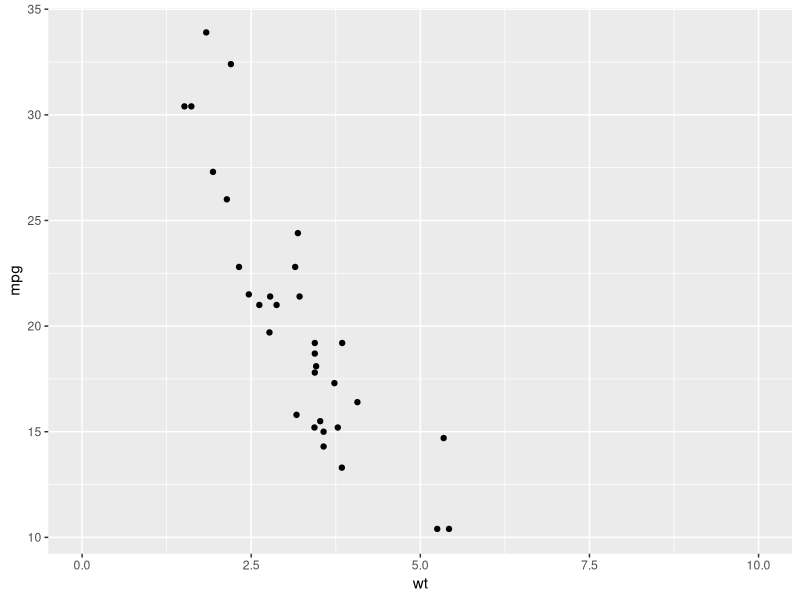

Source code (R): (Note: this script raises an error after producing the figure.)
## ---- chunk 1
#| fig-show: "hide"
library(ggplot2)

# In ggplot, plots are created by chaining a series of function calls
ggplot(mtcars, aes(wt, mpg)) +
  geom_point() +
  scale_x_continuous(limits = c(0, 10))
## ---- chunk 2
# The ggplot2 call creates an immutable object defining the plot schema
plot1 <- ggplot(mtcars, aes(wt, mpg))
names(plot1)
length(plot1$layers)

# Adding components such as geoms returns a new schema object
plot2 <- ggplot(mtcars, aes(wt, mpg)) + geom_point()
names(plot2)
length(plot2$layers)
## ---- chunk 3
cut(1:10, breaks = c(0, 5, 10))
## ---- chunk 4
#| echo: false
#| fig-cap: "While barplot and spineplot represent the same underlying summaries, 
#| each makes it easier to see different aspects of our data. 
#| Barplot (left) makes it easier to compare absolute counts, 
#| whereas spineplot (right) makes it easier to compare proportions. 
#| Notice that the spineplot makes it much easier to see that 
#| the proportions of blue cases in categories B and C are exactly the same."
#| fig-align: "center"
#| fig-height: 4

knitr::include_graphics("./figures/barplot-spineplot.png")
# library(ggplot2)
# library(dplyr)
# library(patchwork)
# 
# # seed <- sample(1:1e4, 1)
# # set.seed(seed)
# set.seed(8311)
# 
# mtcars2 <- mtcars
# mtcars2$cyl <- factor(mtcars2$cyl, labels = c("A", "B", "C"))
# mtcars2$am <- sample(mtcars2$am)
# mtcars2$am <- factor(mtcars2$am, levels = c(1, 0))
# 
# mtcars_spine1 <- mtcars2 |> 
#   group_by(cyl) |>
#   count() |>
#   ungroup() |>
#   mutate(left = cumsum(lag(n, default = 0)), right = cumsum(n), 
#          position = (left + right) / 2)
# 
# mtcars_spine <- mtcars2 |>
#   count(cyl, am, name = "n_prod") |>
#   left_join(mtcars_spine1, by = "cyl") |>
#   mutate(prop = n_prod / n) |>
#   group_by(cyl) |>
#   mutate(prop_cum = cumsum(prop))
# 
# # Need to reorder the rows to make ggplot2 layer the bars in the right order
# mtcars_spine <- mtcars_spine[c(2 * 0:2 + 2, 2 * 0:2 + 1), ]
# 
# mtcars3 <- mtcars2
# mtcars3$am <- factor(mtcars3$am, levels = c(0, 1))
# 
# p1 <- ggplot(mtcars3, aes(cyl, fill = am)) +
#   geom_bar(col = "white") +
#   scale_fill_manual(values = pal_dark_3[2:1]) +
#   scale_y_continuous(breaks = seq(0, 14, by = 3)) +
#   guides(fill = "none") +
#   labs(x = NULL, y = NULL) +
#   clean_theme
# 
# p2 <- ggplot(mtcars_spine, aes(x = position, y = prop_cum, width = n, fill = am)) +
#   geom_bar(stat = "identity", position = position_identity(), col = "white") +
#   geom_text(data = mtcars_spine1, col = "white",
#             aes(x = position, y = 0.9, label = cyl, fill = NULL)) +
#   scale_x_continuous(breaks = c(0, mtcars_spine$right)) +
#   scale_fill_manual(values = pal_dark_3) +
#   guides(fill = "none") +
#   labs(x = NULL, y = NULL) +
#   clean_theme
# 
# p1 + plot_spacer() + p2 + plot_layout(widths = c(1, 0.05, 1))
## ---- chunk 5
#| out-width: 800px
#| fig-align: 'center'
x <- 1:10
y <- rnorm(10, 0, 5)
col <- ifelse(1:10 %in% c(1, 10), "indianred", "grey80")

plot(x, y, col = col, cex = 3, xaxs = "i")
## ---- chunk 6
#| out-width: 800px
#| fig-align: 'center'
# By default, the plot() function automatically expands the x- and y-axis
# limits by approximately 4% on each end, see `xaxs` in ?graphics::par
plot(x, y, col = col, cex = 3)
